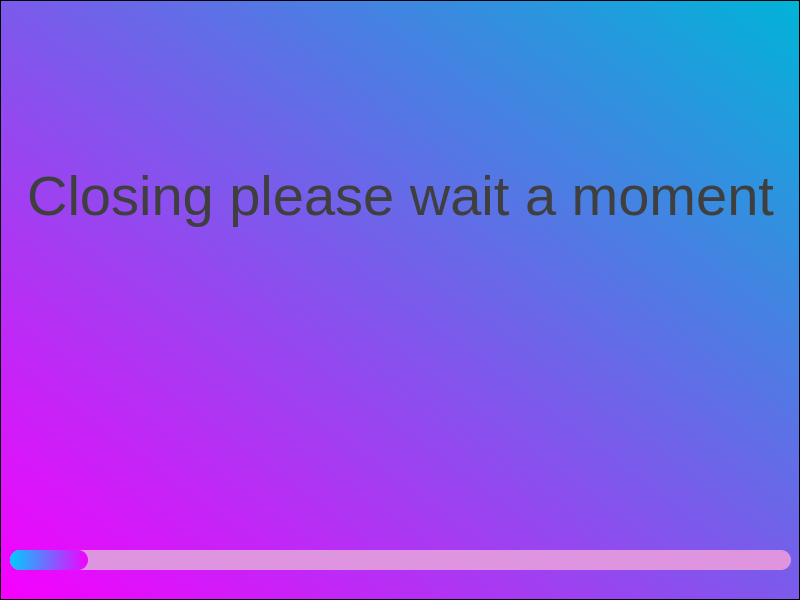
<?xml version="1.0" encoding="UTF-8"?>
<ui version="4.0">
 <class>MainWindow</class>
 <widget class="QMainWindow" name="MainWindow">
  <property name="geometry">
   <rect>
    <x>0</x>
    <y>0</y>
    <width>800</width>
    <height>600</height>
   </rect>
  </property>
  <property name="sizePolicy">
   <sizepolicy hsizetype="Fixed" vsizetype="Fixed">
    <horstretch>0</horstretch>
    <verstretch>0</verstretch>
   </sizepolicy>
  </property>
  <property name="minimumSize">
   <size>
    <width>800</width>
    <height>600</height>
   </size>
  </property>
  <property name="maximumSize">
   <size>
    <width>800</width>
    <height>600</height>
   </size>
  </property>
  <property name="windowTitle">
   <string>MainWindow</string>
  </property>
  <property name="styleSheet">
   <string notr="true">#frame{
background-color: qlineargradient(spread:pad, x1:0, y1:1, x2:1, y2:0, stop:0 rgba(247, 0, 255, 255), stop:1 rgba(0, 180, 215, 255));
}
#label{
color: rgb(63, 63, 63);
}
#progressBar{
background-color:rgb(222, 148, 222);
border-style:none;
border-radius:10px;
}
#progressBar::chunk{
background-color: qlineargradient(spread:pad, x1:0, y1:0.562, x2:1, y2:0.568182, stop:0 rgba(0, 203, 255, 255), stop:1 rgba(243, 0, 255, 255));
border-style:none;
border-radius:10px;
}</string>
  </property>
  <widget class="QWidget" name="centralwidget">
   <layout class="QHBoxLayout" name="horizontalLayout">
    <property name="spacing">
     <number>0</number>
    </property>
    <property name="leftMargin">
     <number>0</number>
    </property>
    <property name="topMargin">
     <number>0</number>
    </property>
    <property name="rightMargin">
     <number>0</number>
    </property>
    <property name="bottomMargin">
     <number>0</number>
    </property>
    <item>
     <widget class="QFrame" name="frame">
      <property name="styleSheet">
       <string notr="true"/>
      </property>
      <property name="frameShape">
       <enum>QFrame::StyledPanel</enum>
      </property>
      <property name="frameShadow">
       <enum>QFrame::Raised</enum>
      </property>
      <widget class="QProgressBar" name="progressBar">
       <property name="geometry">
        <rect>
         <x>10</x>
         <y>550</y>
         <width>781</width>
         <height>20</height>
        </rect>
       </property>
       <property name="value">
        <number>10</number>
       </property>
       <property name="textVisible">
        <bool>false</bool>
       </property>
      </widget>
      <widget class="QLabel" name="label">
       <property name="geometry">
        <rect>
         <x>10</x>
         <y>110</y>
         <width>781</width>
         <height>171</height>
        </rect>
       </property>
       <property name="font">
        <font>
         <family>Segoe UI</family>
         <pointsize>42</pointsize>
        </font>
       </property>
       <property name="text">
        <string>Closing please wait a moment</string>
       </property>
       <property name="textFormat">
        <enum>Qt::AutoText</enum>
       </property>
       <property name="alignment">
        <set>Qt::AlignCenter</set>
       </property>
      </widget>
     </widget>
    </item>
   </layout>
  </widget>
 </widget>
 <resources/>
 <connections/>
</ui>
